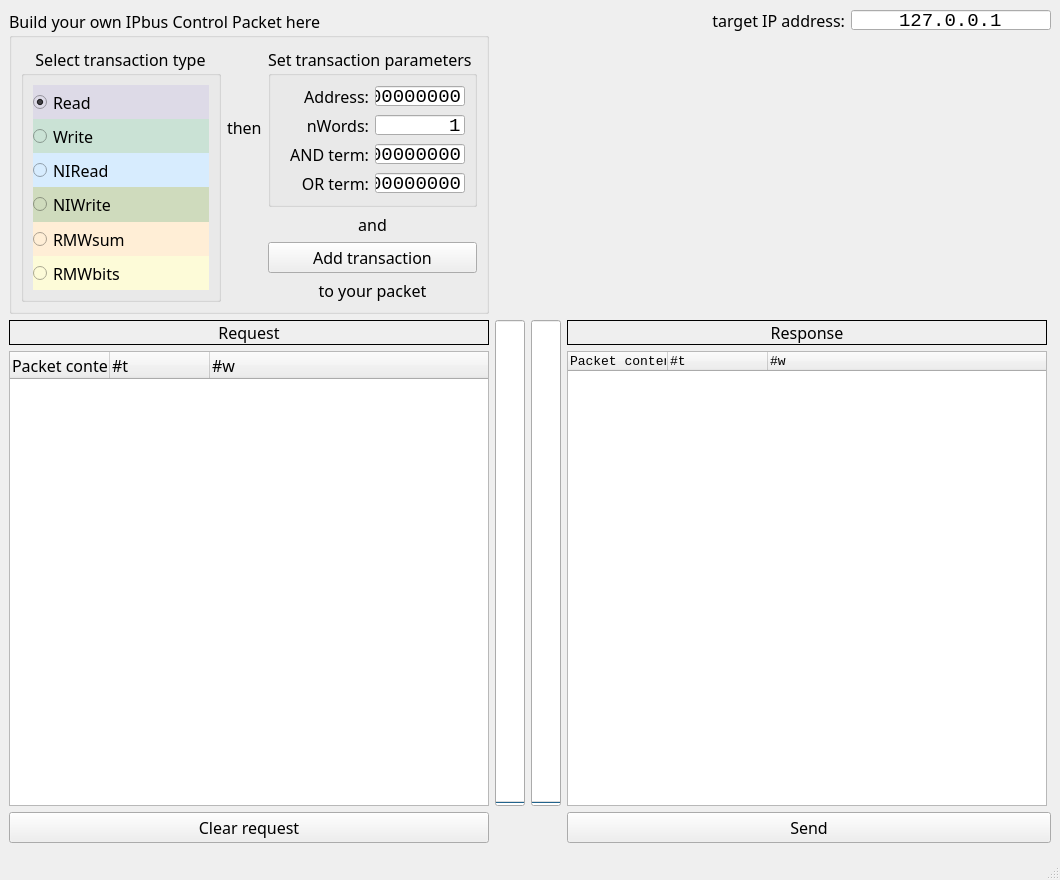
<?xml version="1.0" encoding="UTF-8"?>
<ui version="4.0">
 <class>MainWindow</class>
 <widget class="QMainWindow" name="MainWindow">
  <property name="geometry">
   <rect>
    <x>0</x>
    <y>0</y>
    <width>1060</width>
    <height>880</height>
   </rect>
  </property>
  <property name="minimumSize">
   <size>
    <width>1060</width>
    <height>0</height>
   </size>
  </property>
  <property name="maximumSize">
   <size>
    <width>1060</width>
    <height>16777215</height>
   </size>
  </property>
  <property name="font">
   <font>
    <family>Franklin Gothic Medium</family>
    <pointsize>12</pointsize>
   </font>
  </property>
  <property name="windowTitle">
   <string>MainWindow</string>
  </property>
  <property name="autoFillBackground">
   <bool>true</bool>
  </property>
  <property name="documentMode">
   <bool>false</bool>
  </property>
  <property name="tabShape">
   <enum>QTabWidget::Rounded</enum>
  </property>
  <property name="dockNestingEnabled">
   <bool>false</bool>
  </property>
  <widget class="QWidget" name="centralwidget">
   <layout class="QGridLayout" name="gridLayout_3">
    <item row="0" column="0" rowspan="2">
     <widget class="QGroupBox" name="groupBox">
      <property name="minimumSize">
       <size>
        <width>480</width>
        <height>0</height>
       </size>
      </property>
      <property name="maximumSize">
       <size>
        <width>480</width>
        <height>16777215</height>
       </size>
      </property>
      <property name="title">
       <string>Build your own IPbus Control Packet here</string>
      </property>
      <layout class="QGridLayout" name="gridLayout_2">
       <item row="2" column="2">
        <widget class="QPushButton" name="pushButton_ADD">
         <property name="font">
          <font>
           <family>Franklin Gothic Medium</family>
           <pointsize>12</pointsize>
          </font>
         </property>
         <property name="text">
          <string>Add transaction</string>
         </property>
        </widget>
       </item>
       <item row="0" column="0" rowspan="4">
        <widget class="QGroupBox" name="groupBox">
         <property name="font">
          <font>
           <family>Franklin Gothic Medium</family>
           <pointsize>12</pointsize>
          </font>
         </property>
         <property name="title">
          <string>Select transaction type</string>
         </property>
         <property name="alignment">
          <set>Qt::AlignHCenter|Qt::AlignTop</set>
         </property>
         <property name="flat">
          <bool>false</bool>
         </property>
         <property name="checkable">
          <bool>false</bool>
         </property>
         <layout class="QVBoxLayout" name="verticalLayout">
          <property name="spacing">
           <number>0</number>
          </property>
          <item>
           <widget class="QRadioButton" name="radioButton_READ">
            <property name="sizePolicy">
             <sizepolicy hsizetype="Preferred" vsizetype="Fixed">
              <horstretch>0</horstretch>
              <verstretch>0</verstretch>
             </sizepolicy>
            </property>
            <property name="minimumSize">
             <size>
              <width>100</width>
              <height>25</height>
             </size>
            </property>
            <property name="maximumSize">
             <size>
              <width>200</width>
              <height>50</height>
             </size>
            </property>
            <property name="font">
             <font>
              <family>Franklin Gothic Medium</family>
              <pointsize>12</pointsize>
              <weight>50</weight>
              <bold>false</bold>
              <stylestrategy>PreferAntialias</stylestrategy>
             </font>
            </property>
            <property name="styleSheet">
             <string notr="true">background-color: rgb(221, 218, 231);
color: rgb(0, 0, 0);</string>
            </property>
            <property name="text">
             <string>Read</string>
            </property>
            <property name="checked">
             <bool>true</bool>
            </property>
           </widget>
          </item>
          <item>
           <widget class="QRadioButton" name="radioButton_WRITE">
            <property name="sizePolicy">
             <sizepolicy hsizetype="Preferred" vsizetype="Fixed">
              <horstretch>0</horstretch>
              <verstretch>0</verstretch>
             </sizepolicy>
            </property>
            <property name="minimumSize">
             <size>
              <width>100</width>
              <height>25</height>
             </size>
            </property>
            <property name="maximumSize">
             <size>
              <width>200</width>
              <height>50</height>
             </size>
            </property>
            <property name="font">
             <font>
              <family>Franklin Gothic Medium</family>
              <pointsize>12</pointsize>
              <weight>50</weight>
              <bold>false</bold>
              <stylestrategy>PreferAntialias</stylestrategy>
             </font>
            </property>
            <property name="styleSheet">
             <string notr="true">background-color: rgb(202, 226, 213);
color: rgb(0, 0, 0);</string>
            </property>
            <property name="text">
             <string>Write</string>
            </property>
            <property name="checked">
             <bool>false</bool>
            </property>
           </widget>
          </item>
          <item>
           <widget class="QRadioButton" name="radioButton_NIREAD">
            <property name="sizePolicy">
             <sizepolicy hsizetype="Preferred" vsizetype="Fixed">
              <horstretch>0</horstretch>
              <verstretch>0</verstretch>
             </sizepolicy>
            </property>
            <property name="minimumSize">
             <size>
              <width>100</width>
              <height>25</height>
             </size>
            </property>
            <property name="maximumSize">
             <size>
              <width>200</width>
              <height>50</height>
             </size>
            </property>
            <property name="font">
             <font>
              <family>Franklin Gothic Medium</family>
              <pointsize>12</pointsize>
              <weight>50</weight>
              <bold>false</bold>
              <stylestrategy>PreferAntialias</stylestrategy>
             </font>
            </property>
            <property name="styleSheet">
             <string notr="true">background-color: rgb(215, 236, 254);
color: rgb(0, 0, 0);</string>
            </property>
            <property name="text">
             <string>NIRead</string>
            </property>
           </widget>
          </item>
          <item>
           <widget class="QRadioButton" name="radioButton_NIWRITE">
            <property name="sizePolicy">
             <sizepolicy hsizetype="Preferred" vsizetype="Fixed">
              <horstretch>0</horstretch>
              <verstretch>0</verstretch>
             </sizepolicy>
            </property>
            <property name="minimumSize">
             <size>
              <width>100</width>
              <height>25</height>
             </size>
            </property>
            <property name="maximumSize">
             <size>
              <width>200</width>
              <height>50</height>
             </size>
            </property>
            <property name="font">
             <font>
              <family>Franklin Gothic Medium</family>
              <pointsize>12</pointsize>
              <weight>50</weight>
              <bold>false</bold>
              <stylestrategy>PreferAntialias</stylestrategy>
             </font>
            </property>
            <property name="styleSheet">
             <string notr="true">background-color: rgb(207, 219, 189);
color: rgb(0, 0, 0);</string>
            </property>
            <property name="text">
             <string>NIWrite</string>
            </property>
           </widget>
          </item>
          <item>
           <widget class="QRadioButton" name="radioButton_RMWSUM">
            <property name="sizePolicy">
             <sizepolicy hsizetype="Preferred" vsizetype="Fixed">
              <horstretch>0</horstretch>
              <verstretch>0</verstretch>
             </sizepolicy>
            </property>
            <property name="minimumSize">
             <size>
              <width>100</width>
              <height>25</height>
             </size>
            </property>
            <property name="maximumSize">
             <size>
              <width>200</width>
              <height>50</height>
             </size>
            </property>
            <property name="font">
             <font>
              <family>Franklin Gothic Medium</family>
              <pointsize>12</pointsize>
              <weight>50</weight>
              <bold>false</bold>
              <stylestrategy>PreferAntialias</stylestrategy>
             </font>
            </property>
            <property name="styleSheet">
             <string notr="true">color: rgb(0, 0, 0);
background-color: rgb(255, 238, 214);
</string>
            </property>
            <property name="text">
             <string>RMWsum</string>
            </property>
           </widget>
          </item>
          <item>
           <widget class="QRadioButton" name="radioButton_RMWBITS">
            <property name="sizePolicy">
             <sizepolicy hsizetype="Preferred" vsizetype="Fixed">
              <horstretch>0</horstretch>
              <verstretch>0</verstretch>
             </sizepolicy>
            </property>
            <property name="minimumSize">
             <size>
              <width>100</width>
              <height>25</height>
             </size>
            </property>
            <property name="maximumSize">
             <size>
              <width>200</width>
              <height>50</height>
             </size>
            </property>
            <property name="font">
             <font>
              <family>Franklin Gothic Medium</family>
              <pointsize>12</pointsize>
              <weight>50</weight>
              <bold>false</bold>
              <stylestrategy>PreferAntialias</stylestrategy>
             </font>
            </property>
            <property name="styleSheet">
             <string notr="true">background-color: rgb(253, 251, 216);
color: rgb(0, 0, 0);</string>
            </property>
            <property name="text">
             <string>RMWbits</string>
            </property>
           </widget>
          </item>
         </layout>
        </widget>
       </item>
       <item row="3" column="2">
        <widget class="QLabel" name="label_6">
         <property name="font">
          <font>
           <family>Franklin Gothic Medium</family>
           <pointsize>12</pointsize>
          </font>
         </property>
         <property name="text">
          <string>to your packet</string>
         </property>
         <property name="alignment">
          <set>Qt::AlignCenter</set>
         </property>
        </widget>
       </item>
       <item row="0" column="2">
        <widget class="QGroupBox" name="groupBox">
         <property name="title">
          <string>Set transaction parameters</string>
         </property>
         <layout class="QGridLayout" name="gridLayout">
          <item row="0" column="0">
           <widget class="QLabel" name="label">
            <property name="font">
             <font>
              <family>Franklin Gothic Medium</family>
              <pointsize>12</pointsize>
             </font>
            </property>
            <property name="text">
             <string>Address:</string>
            </property>
            <property name="textFormat">
             <enum>Qt::AutoText</enum>
            </property>
            <property name="alignment">
             <set>Qt::AlignRight|Qt::AlignTrailing|Qt::AlignVCenter</set>
            </property>
           </widget>
          </item>
          <item row="0" column="1">
           <widget class="QLineEdit" name="lineEdit_ADDRESS">
            <property name="minimumSize">
             <size>
              <width>90</width>
              <height>20</height>
             </size>
            </property>
            <property name="maximumSize">
             <size>
              <width>90</width>
              <height>20</height>
             </size>
            </property>
            <property name="font">
             <font>
              <family>Consolas</family>
              <pointsize>14</pointsize>
             </font>
            </property>
            <property name="inputMask">
             <string>&gt;HHHHHHHH</string>
            </property>
            <property name="text">
             <string>00000000</string>
            </property>
            <property name="maxLength">
             <number>8</number>
            </property>
            <property name="alignment">
             <set>Qt::AlignRight|Qt::AlignTrailing|Qt::AlignVCenter</set>
            </property>
           </widget>
          </item>
          <item row="1" column="0">
           <widget class="QLabel" name="label_2">
            <property name="font">
             <font>
              <family>Franklin Gothic Medium</family>
              <pointsize>12</pointsize>
             </font>
            </property>
            <property name="text">
             <string>nWords:</string>
            </property>
            <property name="textFormat">
             <enum>Qt::AutoText</enum>
            </property>
            <property name="alignment">
             <set>Qt::AlignRight|Qt::AlignTrailing|Qt::AlignVCenter</set>
            </property>
           </widget>
          </item>
          <item row="1" column="1">
           <widget class="QLineEdit" name="lineEdit_NWORDS">
            <property name="minimumSize">
             <size>
              <width>90</width>
              <height>20</height>
             </size>
            </property>
            <property name="maximumSize">
             <size>
              <width>90</width>
              <height>20</height>
             </size>
            </property>
            <property name="font">
             <font>
              <family>Consolas</family>
              <pointsize>14</pointsize>
             </font>
            </property>
            <property name="text">
             <string>1</string>
            </property>
            <property name="alignment">
             <set>Qt::AlignRight|Qt::AlignTrailing|Qt::AlignVCenter</set>
            </property>
           </widget>
          </item>
          <item row="2" column="0">
           <widget class="QLabel" name="label_ANDTERM">
            <property name="font">
             <font>
              <family>Franklin Gothic Medium</family>
              <pointsize>12</pointsize>
             </font>
            </property>
            <property name="text">
             <string>AND term:</string>
            </property>
            <property name="textFormat">
             <enum>Qt::AutoText</enum>
            </property>
            <property name="alignment">
             <set>Qt::AlignRight|Qt::AlignTrailing|Qt::AlignVCenter</set>
            </property>
           </widget>
          </item>
          <item row="2" column="1">
           <widget class="QLineEdit" name="lineEdit_ANDTERM">
            <property name="minimumSize">
             <size>
              <width>90</width>
              <height>20</height>
             </size>
            </property>
            <property name="maximumSize">
             <size>
              <width>90</width>
              <height>20</height>
             </size>
            </property>
            <property name="font">
             <font>
              <family>Consolas</family>
              <pointsize>14</pointsize>
             </font>
            </property>
            <property name="inputMask">
             <string>&gt;HHHHHHHH</string>
            </property>
            <property name="text">
             <string>00000000</string>
            </property>
            <property name="alignment">
             <set>Qt::AlignRight|Qt::AlignTrailing|Qt::AlignVCenter</set>
            </property>
           </widget>
          </item>
          <item row="3" column="0">
           <widget class="QLabel" name="label_4">
            <property name="font">
             <font>
              <family>Franklin Gothic Medium</family>
              <pointsize>12</pointsize>
             </font>
            </property>
            <property name="text">
             <string>OR term:</string>
            </property>
            <property name="textFormat">
             <enum>Qt::AutoText</enum>
            </property>
            <property name="alignment">
             <set>Qt::AlignRight|Qt::AlignTrailing|Qt::AlignVCenter</set>
            </property>
           </widget>
          </item>
          <item row="3" column="1">
           <widget class="QLineEdit" name="lineEdit_ORTERM">
            <property name="minimumSize">
             <size>
              <width>90</width>
              <height>20</height>
             </size>
            </property>
            <property name="maximumSize">
             <size>
              <width>90</width>
              <height>20</height>
             </size>
            </property>
            <property name="font">
             <font>
              <family>Consolas</family>
              <pointsize>14</pointsize>
             </font>
            </property>
            <property name="inputMask">
             <string>&gt;HHHHHHHH</string>
            </property>
            <property name="text">
             <string>00000000</string>
            </property>
            <property name="alignment">
             <set>Qt::AlignRight|Qt::AlignTrailing|Qt::AlignVCenter</set>
            </property>
           </widget>
          </item>
         </layout>
        </widget>
       </item>
       <item row="1" column="2">
        <widget class="QLabel" name="label_5">
         <property name="font">
          <font>
           <family>Franklin Gothic Medium</family>
           <pointsize>12</pointsize>
          </font>
         </property>
         <property name="text">
          <string>and</string>
         </property>
         <property name="alignment">
          <set>Qt::AlignCenter</set>
         </property>
        </widget>
       </item>
       <item row="0" column="1">
        <widget class="QLabel" name="label_3">
         <property name="font">
          <font>
           <family>Franklin Gothic Medium</family>
           <pointsize>12</pointsize>
          </font>
         </property>
         <property name="text">
          <string>then</string>
         </property>
        </widget>
       </item>
      </layout>
     </widget>
    </item>
    <item row="0" column="1" colspan="3">
     <widget class="QLabel" name="label_7">
      <property name="text">
       <string>target IP address:</string>
      </property>
      <property name="alignment">
       <set>Qt::AlignRight|Qt::AlignTrailing|Qt::AlignVCenter</set>
      </property>
     </widget>
    </item>
    <item row="0" column="4">
     <widget class="QLineEdit" name="lineEdit_IPADDRESS">
      <property name="minimumSize">
       <size>
        <width>200</width>
        <height>20</height>
       </size>
      </property>
      <property name="maximumSize">
       <size>
        <width>90</width>
        <height>20</height>
       </size>
      </property>
      <property name="font">
       <font>
        <family>Consolas</family>
        <pointsize>14</pointsize>
       </font>
      </property>
      <property name="inputMask">
       <string/>
      </property>
      <property name="text">
       <string>127.0.0.1</string>
      </property>
      <property name="maxLength">
       <number>32767</number>
      </property>
      <property name="alignment">
       <set>Qt::AlignCenter</set>
      </property>
     </widget>
    </item>
    <item row="1" column="1" colspan="4">
     <spacer name="horizontalSpacer">
      <property name="orientation">
       <enum>Qt::Horizontal</enum>
      </property>
      <property name="sizeType">
       <enum>QSizePolicy::Fixed</enum>
      </property>
      <property name="sizeHint" stdset="0">
       <size>
        <width>520</width>
        <height>20</height>
       </size>
      </property>
     </spacer>
    </item>
    <item row="2" column="0">
     <layout class="QVBoxLayout" name="verticalLayout_2">
      <item>
       <widget class="QLabel" name="label_REQUEST">
        <property name="minimumSize">
         <size>
          <width>480</width>
          <height>0</height>
         </size>
        </property>
        <property name="maximumSize">
         <size>
          <width>480</width>
          <height>16777215</height>
         </size>
        </property>
        <property name="frameShape">
         <enum>QFrame::Box</enum>
        </property>
        <property name="text">
         <string>Request</string>
        </property>
        <property name="alignment">
         <set>Qt::AlignCenter</set>
        </property>
       </widget>
      </item>
      <item>
       <widget class="packetViewer" name="treeWidget_PACKET_WIEVER">
        <property name="minimumSize">
         <size>
          <width>480</width>
          <height>300</height>
         </size>
        </property>
        <property name="maximumSize">
         <size>
          <width>480</width>
          <height>16777215</height>
         </size>
        </property>
        <property name="tabKeyNavigation">
         <bool>true</bool>
        </property>
        <property name="dragEnabled">
         <bool>true</bool>
        </property>
        <property name="dragDropOverwriteMode">
         <bool>false</bool>
        </property>
        <property name="dragDropMode">
         <enum>QAbstractItemView::DragDrop</enum>
        </property>
        <property name="defaultDropAction">
         <enum>Qt::MoveAction</enum>
        </property>
        <property name="alternatingRowColors">
         <bool>true</bool>
        </property>
        <property name="selectionMode">
         <enum>QAbstractItemView::ExtendedSelection</enum>
        </property>
        <property name="selectionBehavior">
         <enum>QAbstractItemView::SelectRows</enum>
        </property>
        <property name="uniformRowHeights">
         <bool>true</bool>
        </property>
        <property name="animated">
         <bool>true</bool>
        </property>
        <property name="columnCount">
         <number>3</number>
        </property>
        <attribute name="headerCascadingSectionResizes">
         <bool>false</bool>
        </attribute>
        <attribute name="headerMinimumSectionSize">
         <number>26</number>
        </attribute>
        <attribute name="headerDefaultSectionSize">
         <number>100</number>
        </attribute>
        <column>
         <property name="text">
          <string notr="true">Packet content</string>
         </property>
        </column>
        <column>
         <property name="text">
          <string notr="true">#t</string>
         </property>
        </column>
        <column>
         <property name="text">
          <string notr="true">#w</string>
         </property>
        </column>
       </widget>
      </item>
     </layout>
    </item>
    <item row="2" column="1">
     <widget class="QProgressBar" name="progressBar_WORDS">
      <property name="minimumSize">
       <size>
        <width>30</width>
        <height>0</height>
       </size>
      </property>
      <property name="maximumSize">
       <size>
        <width>30</width>
        <height>16777215</height>
       </size>
      </property>
      <property name="maximum">
       <number>368</number>
      </property>
      <property name="value">
       <number>0</number>
      </property>
      <property name="alignment">
       <set>Qt::AlignCenter</set>
      </property>
      <property name="textVisible">
       <bool>true</bool>
      </property>
      <property name="orientation">
       <enum>Qt::Vertical</enum>
      </property>
      <property name="invertedAppearance">
       <bool>false</bool>
      </property>
      <property name="format">
       <string notr="true">%v</string>
      </property>
     </widget>
    </item>
    <item row="2" column="2">
     <widget class="QProgressBar" name="progressBar_WORDS_EXPECTED">
      <property name="minimumSize">
       <size>
        <width>30</width>
        <height>0</height>
       </size>
      </property>
      <property name="maximumSize">
       <size>
        <width>30</width>
        <height>16777215</height>
       </size>
      </property>
      <property name="maximum">
       <number>368</number>
      </property>
      <property name="value">
       <number>0</number>
      </property>
      <property name="alignment">
       <set>Qt::AlignCenter</set>
      </property>
      <property name="orientation">
       <enum>Qt::Vertical</enum>
      </property>
      <property name="format">
       <string notr="true">%v</string>
      </property>
     </widget>
    </item>
    <item row="2" column="3" colspan="2">
     <layout class="QVBoxLayout" name="verticalLayout_3">
      <item>
       <widget class="QLabel" name="label_RESPONSE">
        <property name="minimumSize">
         <size>
          <width>480</width>
          <height>0</height>
         </size>
        </property>
        <property name="maximumSize">
         <size>
          <width>480</width>
          <height>16777215</height>
         </size>
        </property>
        <property name="frameShape">
         <enum>QFrame::Box</enum>
        </property>
        <property name="text">
         <string>Response</string>
        </property>
        <property name="alignment">
         <set>Qt::AlignCenter</set>
        </property>
       </widget>
      </item>
      <item>
       <widget class="packetViewer" name="treeWidget_RESPONSE">
        <property name="minimumSize">
         <size>
          <width>480</width>
          <height>300</height>
         </size>
        </property>
        <property name="maximumSize">
         <size>
          <width>480</width>
          <height>16777215</height>
         </size>
        </property>
        <property name="font">
         <font>
          <family>Consolas</family>
          <pointsize>10</pointsize>
         </font>
        </property>
        <property name="autoFillBackground">
         <bool>true</bool>
        </property>
        <property name="styleSheet">
         <string notr="true"/>
        </property>
        <property name="editTriggers">
         <set>QAbstractItemView::NoEditTriggers</set>
        </property>
        <property name="alternatingRowColors">
         <bool>true</bool>
        </property>
        <property name="selectionMode">
         <enum>QAbstractItemView::ExtendedSelection</enum>
        </property>
        <property name="uniformRowHeights">
         <bool>true</bool>
        </property>
        <property name="animated">
         <bool>true</bool>
        </property>
        <property name="columnCount">
         <number>3</number>
        </property>
        <column>
         <property name="text">
          <string>Packet content</string>
         </property>
        </column>
        <column>
         <property name="text">
          <string>#t</string>
         </property>
        </column>
        <column>
         <property name="text">
          <string>#w</string>
         </property>
        </column>
       </widget>
      </item>
     </layout>
    </item>
    <item row="3" column="3" colspan="2">
     <widget class="QPushButton" name="pushButton_SEND">
      <property name="text">
       <string>Send</string>
      </property>
     </widget>
    </item>
    <item row="3" column="0">
     <widget class="QPushButton" name="pushButton_CLEAR">
      <property name="text">
       <string>Clear request</string>
      </property>
     </widget>
    </item>
   </layout>
  </widget>
  <widget class="QMenuBar" name="menubar">
   <property name="geometry">
    <rect>
     <x>0</x>
     <y>0</y>
     <width>1060</width>
     <height>26</height>
    </rect>
   </property>
  </widget>
  <widget class="QStatusBar" name="statusbar"/>
 </widget>
 <customwidgets>
  <customwidget>
   <class>packetViewer</class>
   <extends>QTreeWidget</extends>
   <header location="global">packetviewer.h</header>
  </customwidget>
 </customwidgets>
 <resources/>
 <connections/>
</ui>
